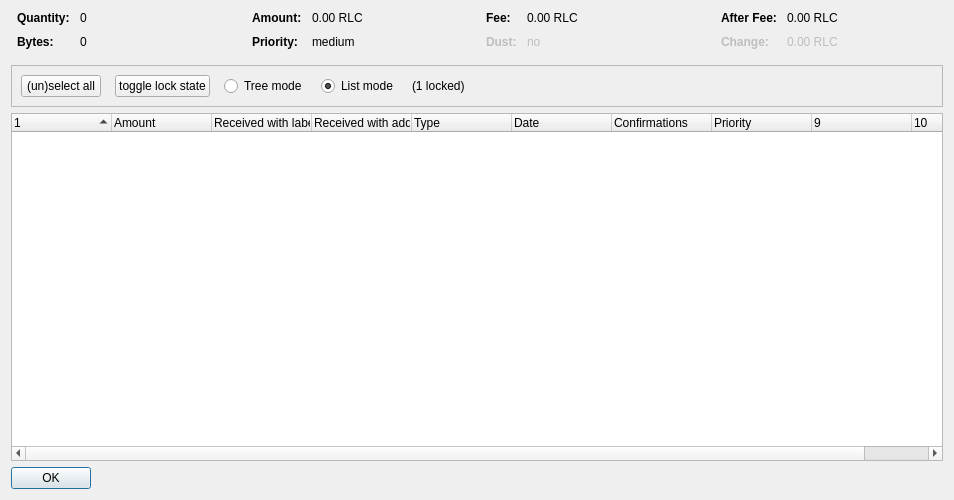
<?xml version="1.0" encoding="UTF-8"?>
<ui version="4.0">
 <class>CoinControlDialog</class>
 <widget class="QDialog" name="CoinControlDialog">
  <property name="geometry">
   <rect>
    <x>0</x>
    <y>0</y>
    <width>954</width>
    <height>500</height>
   </rect>
  </property>
  <property name="windowTitle">
   <string>Coin Selection</string>
  </property>
  <layout class="QVBoxLayout" name="verticalLayout">
   <item>
    <layout class="QHBoxLayout" name="horizontalLayoutTop" stretch="0,0,0,0">
     <property name="topMargin">
      <number>0</number>
     </property>
     <property name="bottomMargin">
      <number>10</number>
     </property>
     <item>
      <layout class="QFormLayout" name="formLayoutCoinControl1">
       <property name="horizontalSpacing">
        <number>10</number>
       </property>
       <property name="verticalSpacing">
        <number>10</number>
       </property>
       <property name="leftMargin">
        <number>6</number>
       </property>
       <property name="rightMargin">
        <number>6</number>
       </property>
       <item row="0" column="0">
        <widget class="QLabel" name="labelCoinControlQuantityText">
         <property name="font">
          <font>
           <weight>75</weight>
           <bold>true</bold>
          </font>
         </property>
         <property name="text">
          <string>Quantity:</string>
         </property>
        </widget>
       </item>
       <item row="0" column="1">
        <widget class="QLabel" name="labelCoinControlQuantity">
         <property name="cursor">
          <cursorShape>IBeamCursor</cursorShape>
         </property>
         <property name="contextMenuPolicy">
          <enum>Qt::ActionsContextMenu</enum>
         </property>
         <property name="text">
          <string notr="true">0</string>
         </property>
         <property name="textInteractionFlags">
          <set>Qt::LinksAccessibleByMouse|Qt::TextSelectableByKeyboard|Qt::TextSelectableByMouse</set>
         </property>
        </widget>
       </item>
       <item row="1" column="0">
        <widget class="QLabel" name="labelCoinControlBytesText">
         <property name="font">
          <font>
           <weight>75</weight>
           <bold>true</bold>
          </font>
         </property>
         <property name="text">
          <string>Bytes:</string>
         </property>
        </widget>
       </item>
       <item row="1" column="1">
        <widget class="QLabel" name="labelCoinControlBytes">
         <property name="cursor">
          <cursorShape>IBeamCursor</cursorShape>
         </property>
         <property name="contextMenuPolicy">
          <enum>Qt::ActionsContextMenu</enum>
         </property>
         <property name="text">
          <string notr="true">0</string>
         </property>
         <property name="textInteractionFlags">
          <set>Qt::LinksAccessibleByMouse|Qt::TextSelectableByKeyboard|Qt::TextSelectableByMouse</set>
         </property>
        </widget>
       </item>
      </layout>
     </item>
     <item>
      <layout class="QFormLayout" name="formLayoutCoinControl2">
       <property name="horizontalSpacing">
        <number>10</number>
       </property>
       <property name="verticalSpacing">
        <number>10</number>
       </property>
       <property name="leftMargin">
        <number>6</number>
       </property>
       <property name="rightMargin">
        <number>6</number>
       </property>
       <item row="0" column="0">
        <widget class="QLabel" name="labelCoinControlAmountText">
         <property name="font">
          <font>
           <weight>75</weight>
           <bold>true</bold>
          </font>
         </property>
         <property name="text">
          <string>Amount:</string>
         </property>
        </widget>
       </item>
       <item row="0" column="1">
        <widget class="QLabel" name="labelCoinControlAmount">
         <property name="cursor">
          <cursorShape>IBeamCursor</cursorShape>
         </property>
         <property name="contextMenuPolicy">
          <enum>Qt::ActionsContextMenu</enum>
         </property>
         <property name="text">
          <string notr="true">0.00 RLC</string>
         </property>
         <property name="textInteractionFlags">
          <set>Qt::LinksAccessibleByMouse|Qt::TextSelectableByKeyboard|Qt::TextSelectableByMouse</set>
         </property>
        </widget>
       </item>
       <item row="1" column="0">
        <widget class="QLabel" name="labelCoinControlPriorityText">
         <property name="font">
          <font>
           <weight>75</weight>
           <bold>true</bold>
          </font>
         </property>
         <property name="text">
          <string>Priority:</string>
         </property>
        </widget>
       </item>
       <item row="1" column="1">
        <widget class="QLabel" name="labelCoinControlPriority">
         <property name="cursor">
          <cursorShape>IBeamCursor</cursorShape>
         </property>
         <property name="contextMenuPolicy">
          <enum>Qt::ActionsContextMenu</enum>
         </property>
         <property name="text">
          <string>medium</string>
         </property>
         <property name="textInteractionFlags">
          <set>Qt::LinksAccessibleByMouse|Qt::TextSelectableByKeyboard|Qt::TextSelectableByMouse</set>
         </property>
        </widget>
       </item>
      </layout>
     </item>
     <item>
      <layout class="QFormLayout" name="formLayoutCoinControl3">
       <property name="horizontalSpacing">
        <number>10</number>
       </property>
       <property name="verticalSpacing">
        <number>10</number>
       </property>
       <property name="leftMargin">
        <number>6</number>
       </property>
       <property name="rightMargin">
        <number>6</number>
       </property>
       <item row="0" column="0">
        <widget class="QLabel" name="labelCoinControlFeeText">
         <property name="font">
          <font>
           <weight>75</weight>
           <bold>true</bold>
          </font>
         </property>
         <property name="text">
          <string>Fee:</string>
         </property>
        </widget>
       </item>
       <item row="0" column="1">
        <widget class="QLabel" name="labelCoinControlFee">
         <property name="cursor">
          <cursorShape>IBeamCursor</cursorShape>
         </property>
         <property name="contextMenuPolicy">
          <enum>Qt::ActionsContextMenu</enum>
         </property>
         <property name="text">
          <string notr="true">0.00 RLC</string>
         </property>
         <property name="textInteractionFlags">
          <set>Qt::LinksAccessibleByMouse|Qt::TextSelectableByKeyboard|Qt::TextSelectableByMouse</set>
         </property>
        </widget>
       </item>
       <item row="1" column="0">
        <widget class="QLabel" name="labelCoinControlLowOutputText">
         <property name="enabled">
          <bool>false</bool>
         </property>
         <property name="font">
          <font>
           <weight>75</weight>
           <bold>true</bold>
          </font>
         </property>
         <property name="text">
          <string>Dust:</string>
         </property>
        </widget>
       </item>
       <item row="1" column="1">
        <widget class="QLabel" name="labelCoinControlLowOutput">
         <property name="enabled">
          <bool>false</bool>
         </property>
         <property name="cursor">
          <cursorShape>IBeamCursor</cursorShape>
         </property>
         <property name="contextMenuPolicy">
          <enum>Qt::ActionsContextMenu</enum>
         </property>
         <property name="text">
          <string>no</string>
         </property>
         <property name="textInteractionFlags">
          <set>Qt::LinksAccessibleByMouse|Qt::TextSelectableByKeyboard|Qt::TextSelectableByMouse</set>
         </property>
        </widget>
       </item>
      </layout>
     </item>
     <item>
      <layout class="QFormLayout" name="formLayoutCoinControl4">
       <property name="horizontalSpacing">
        <number>10</number>
       </property>
       <property name="verticalSpacing">
        <number>10</number>
       </property>
       <property name="leftMargin">
        <number>6</number>
       </property>
       <property name="rightMargin">
        <number>6</number>
       </property>
       <item row="0" column="0">
        <widget class="QLabel" name="labelCoinControlAfterFeeText">
         <property name="font">
          <font>
           <weight>75</weight>
           <bold>true</bold>
          </font>
         </property>
         <property name="text">
          <string>After Fee:</string>
         </property>
        </widget>
       </item>
       <item row="0" column="1">
        <widget class="QLabel" name="labelCoinControlAfterFee">
         <property name="cursor">
          <cursorShape>IBeamCursor</cursorShape>
         </property>
         <property name="contextMenuPolicy">
          <enum>Qt::ActionsContextMenu</enum>
         </property>
         <property name="text">
          <string notr="true">0.00 RLC</string>
         </property>
         <property name="textInteractionFlags">
          <set>Qt::LinksAccessibleByMouse|Qt::TextSelectableByKeyboard|Qt::TextSelectableByMouse</set>
         </property>
        </widget>
       </item>
       <item row="1" column="0">
        <widget class="QLabel" name="labelCoinControlChangeText">
         <property name="enabled">
          <bool>false</bool>
         </property>
         <property name="font">
          <font>
           <weight>75</weight>
           <bold>true</bold>
          </font>
         </property>
         <property name="text">
          <string>Change:</string>
         </property>
        </widget>
       </item>
       <item row="1" column="1">
        <widget class="QLabel" name="labelCoinControlChange">
         <property name="enabled">
          <bool>false</bool>
         </property>
         <property name="cursor">
          <cursorShape>IBeamCursor</cursorShape>
         </property>
         <property name="contextMenuPolicy">
          <enum>Qt::ActionsContextMenu</enum>
         </property>
         <property name="text">
          <string notr="true">0.00 RLC</string>
         </property>
         <property name="textInteractionFlags">
          <set>Qt::LinksAccessibleByMouse|Qt::TextSelectableByKeyboard|Qt::TextSelectableByMouse</set>
         </property>
        </widget>
       </item>
      </layout>
     </item>
    </layout>
   </item>
   <item>
    <widget class="QFrame" name="frame">
     <property name="minimumSize">
      <size>
       <width>0</width>
       <height>40</height>
      </size>
     </property>
     <property name="frameShape">
      <enum>QFrame::StyledPanel</enum>
     </property>
     <property name="frameShadow">
      <enum>QFrame::Sunken</enum>
     </property>
     <layout class="QHBoxLayout" name="horizontalLayout">
      <item>
       <layout class="QHBoxLayout" name="horizontalLayoutPanel" stretch="0,0,0,0,0,0">
        <property name="spacing">
         <number>14</number>
        </property>
        <item>
         <widget class="QPushButton" name="pushButtonSelectAll">
          <property name="sizePolicy">
           <sizepolicy hsizetype="Maximum" vsizetype="Fixed">
            <horstretch>0</horstretch>
            <verstretch>0</verstretch>
           </sizepolicy>
          </property>
          <property name="text">
           <string>(un)select all</string>
          </property>
          <property name="autoDefault">
           <bool>false</bool>
          </property>
         </widget>
        </item>
        <item>
         <widget class="QPushButton" name="pushButtonToggleLock">
          <property name="sizePolicy">
           <sizepolicy hsizetype="Maximum" vsizetype="Fixed">
            <horstretch>0</horstretch>
            <verstretch>0</verstretch>
           </sizepolicy>
          </property>
          <property name="text">
           <string>toggle lock state</string>
          </property>
          <property name="autoDefault">
           <bool>false</bool>
          </property>
         </widget>
        </item>
        <item>
         <widget class="QRadioButton" name="radioTreeMode">
          <property name="sizePolicy">
           <sizepolicy hsizetype="Maximum" vsizetype="Fixed">
            <horstretch>0</horstretch>
            <verstretch>0</verstretch>
           </sizepolicy>
          </property>
          <property name="text">
           <string>Tree mode</string>
          </property>
         </widget>
        </item>
        <item>
         <widget class="QRadioButton" name="radioListMode">
          <property name="sizePolicy">
           <sizepolicy hsizetype="Maximum" vsizetype="Fixed">
            <horstretch>0</horstretch>
            <verstretch>0</verstretch>
           </sizepolicy>
          </property>
          <property name="text">
           <string>List mode</string>
          </property>
          <property name="checked">
           <bool>true</bool>
          </property>
         </widget>
        </item>
        <item>
         <widget class="QLabel" name="labelLocked">
          <property name="text">
           <string>(1 locked)</string>
          </property>
         </widget>
        </item>
        <item>
         <spacer name="horizontalSpacer">
          <property name="orientation">
           <enum>Qt::Horizontal</enum>
          </property>
          <property name="sizeHint" stdset="0">
           <size>
            <width>40</width>
            <height>20</height>
           </size>
          </property>
         </spacer>
        </item>
       </layout>
      </item>
     </layout>
    </widget>
   </item>
   <item>
    <widget class="CoinControlTreeWidget" name="treeWidget">
     <property name="contextMenuPolicy">
      <enum>Qt::CustomContextMenu</enum>
     </property>
     <property name="sortingEnabled">
      <bool>false</bool>
     </property>
     <property name="columnCount">
      <number>10</number>
     </property>
     <attribute name="headerShowSortIndicator" stdset="0">
      <bool>true</bool>
     </attribute>
     <attribute name="headerStretchLastSection">
      <bool>false</bool>
     </attribute>
     <column>
      <property name="text">
       <string/>
      </property>
     </column>
     <column>
      <property name="text">
       <string>Amount</string>
      </property>
     </column>
     <column>
      <property name="text">
       <string>Received with label</string>
      </property>
     </column>
     <column>
      <property name="text">
       <string>Received with address</string>
      </property>
     </column>
     <column>
      <property name="text">
       <string>Type</string>
      </property>
     </column>
     <column>
      <property name="text">
       <string>Date</string>
      </property>
     </column>
     <column>
      <property name="text">
       <string>Confirmations</string>
      </property>
      <property name="toolTip">
       <string>Confirmed</string>
      </property>
     </column>
     <column>
      <property name="text">
       <string>Priority</string>
      </property>
     </column>
     <column>
      <property name="text">
       <string/>
      </property>
     </column>
     <column>
      <property name="text">
       <string/>
      </property>
     </column>
    </widget>
   </item>
   <item>
    <widget class="QDialogButtonBox" name="buttonBox">
     <property name="sizePolicy">
      <sizepolicy hsizetype="Maximum" vsizetype="Fixed">
       <horstretch>0</horstretch>
       <verstretch>0</verstretch>
      </sizepolicy>
     </property>
     <property name="orientation">
      <enum>Qt::Horizontal</enum>
     </property>
     <property name="standardButtons">
      <set>QDialogButtonBox::Ok</set>
     </property>
    </widget>
   </item>
  </layout>
 </widget>
 <customwidgets>
  <customwidget>
   <class>CoinControlTreeWidget</class>
   <extends>QTreeWidget</extends>
   <header>coincontroltreewidget.h</header>
  </customwidget>
 </customwidgets>
 <resources/>
 <connections/>
</ui>
